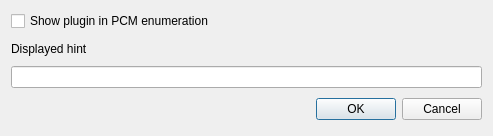
<?xml version="1.0" encoding="UTF-8"?>
<ui version="4.0">
 <class>ZHintDialog</class>
 <widget class="QDialog" name="ZHintDialog">
  <property name="geometry">
   <rect>
    <x>0</x>
    <y>0</y>
    <width>493</width>
    <height>136</height>
   </rect>
  </property>
  <property name="windowTitle">
   <string>ALSA plugin hint</string>
  </property>
  <layout class="QVBoxLayout" name="verticalLayout_2">
   <item>
    <widget class="QCheckBox" name="checkShowHint">
     <property name="text">
      <string>Show plugin in PCM enumeration</string>
     </property>
    </widget>
   </item>
   <item>
    <layout class="QVBoxLayout" name="verticalLayout">
     <item>
      <widget class="QLabel" name="label">
       <property name="text">
        <string>Displayed hint</string>
       </property>
       <property name="buddy">
        <cstring>editHint</cstring>
       </property>
      </widget>
     </item>
     <item>
      <widget class="QLineEdit" name="editHint"/>
     </item>
    </layout>
   </item>
   <item>
    <layout class="QHBoxLayout">
     <property name="spacing">
      <number>6</number>
     </property>
     <property name="leftMargin">
      <number>0</number>
     </property>
     <property name="topMargin">
      <number>0</number>
     </property>
     <property name="rightMargin">
      <number>0</number>
     </property>
     <property name="bottomMargin">
      <number>0</number>
     </property>
     <item>
      <spacer>
       <property name="orientation">
        <enum>Qt::Horizontal</enum>
       </property>
       <property name="sizeHint" stdset="0">
        <size>
         <width>131</width>
         <height>31</height>
        </size>
       </property>
      </spacer>
     </item>
     <item>
      <widget class="QPushButton" name="okButton">
       <property name="text">
        <string>OK</string>
       </property>
      </widget>
     </item>
     <item>
      <widget class="QPushButton" name="cancelButton">
       <property name="text">
        <string>Cancel</string>
       </property>
      </widget>
     </item>
    </layout>
   </item>
  </layout>
 </widget>
 <resources/>
 <connections>
  <connection>
   <sender>okButton</sender>
   <signal>clicked()</signal>
   <receiver>ZHintDialog</receiver>
   <slot>accept()</slot>
   <hints>
    <hint type="sourcelabel">
     <x>328</x>
     <y>110</y>
    </hint>
    <hint type="destinationlabel">
     <x>101</x>
     <y>104</y>
    </hint>
   </hints>
  </connection>
  <connection>
   <sender>cancelButton</sender>
   <signal>clicked()</signal>
   <receiver>ZHintDialog</receiver>
   <slot>reject()</slot>
   <hints>
    <hint type="sourcelabel">
     <x>442</x>
     <y>112</y>
    </hint>
    <hint type="destinationlabel">
     <x>18</x>
     <y>93</y>
    </hint>
   </hints>
  </connection>
 </connections>
</ui>
